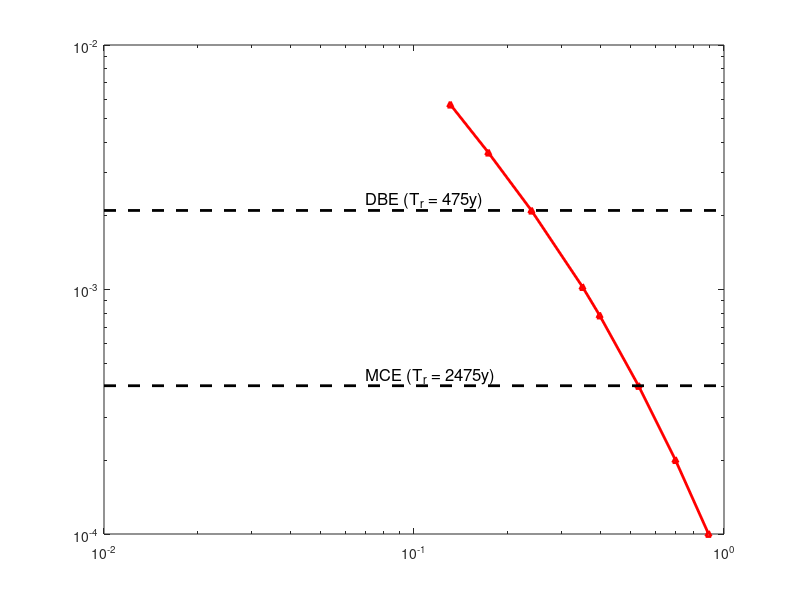

Source code (MATLAB): (Note: this script raises an error after producing the figure.)

clc; clear; close all;
formatMode = 'powerpoint';
% -----------------------------
% Data
% -----------------------------
% Sa1_IV  = [0.18 0.21 0.23 0.28 0.29 0.35 0.44 0.53];  % Delhi
% Sa1_VI  = [0.33 0.45 0.50 0.60 0.63 0.75 0.94 1.13];  % Guwahati
Sa1_VI = [0.1309 0.1736 0.2392 0.3495 0.3969 0.5299 0.6969 0.8909];
Tr = [175 275 475 975 1275 2475 4975 9975]; % Years
Lambda = (1./Tr);                           % 1/year
idx_DBE = 3;   % Tr = 475 Years
idx_MCE = 6;   % Tr = 2475 Years
lambda_DBE = Lambda(idx_DBE);
lambda_MCE = Lambda(idx_MCE);

% -----------------------------
% Plot
% -----------------------------
figure;
% loglog(Sa1_IV, Lambda, '-^', 'LineWidth', 2, 'MarkerSize', 4, 'Color','b');
loglog(Sa1_VI, Lambda, '-^', 'LineWidth', 2, 'MarkerSize', 4, 'Color','r');
hold on

loglog([1e-2 1], [lambda_DBE lambda_DBE], '--', 'LineWidth', 2, 'Color', 'k');   
loglog([1e-2 1], [lambda_MCE lambda_MCE], '--', 'LineWidth', 2, 'Color', 'k');   
text(0.07, lambda_DBE*1.1, 'DBE (T_r = 475y)', 'FontSize', 12, 'Color', 'k' );
text(0.07, lambda_MCE*1.1, 'MCE (T_r = 2475y)', 'FontSize', 12, 'Color', 'k');
hold off

% -----------------------------
% Apply custom formatting (handles ALL formatting below)
% -----------------------------
sks_figureFormat(formatMode);  % Sets Times, fonts, LaTeX interpreter, grid, etc.

% -----------------------------
% Labels ONLY (sks_figureFormat handles FontSize, bold, interpreter)
% -----------------------------
xlabel('im (g)');
ylabel('Annual Rate of Exceedance, $\lambda$ (1/Year)');
legend('(Guwahati)','Location','northeast');
% title('Hazard Curves');

% -----------------------------
% Axis limits
% -----------------------------
xlim([1e-2 3]);
ylim([1e-5 1e0]);

% -----------------------------
% Export (sks_figureExport handles everything)
% -----------------------------
sks_figureExport('hazardCurve');
